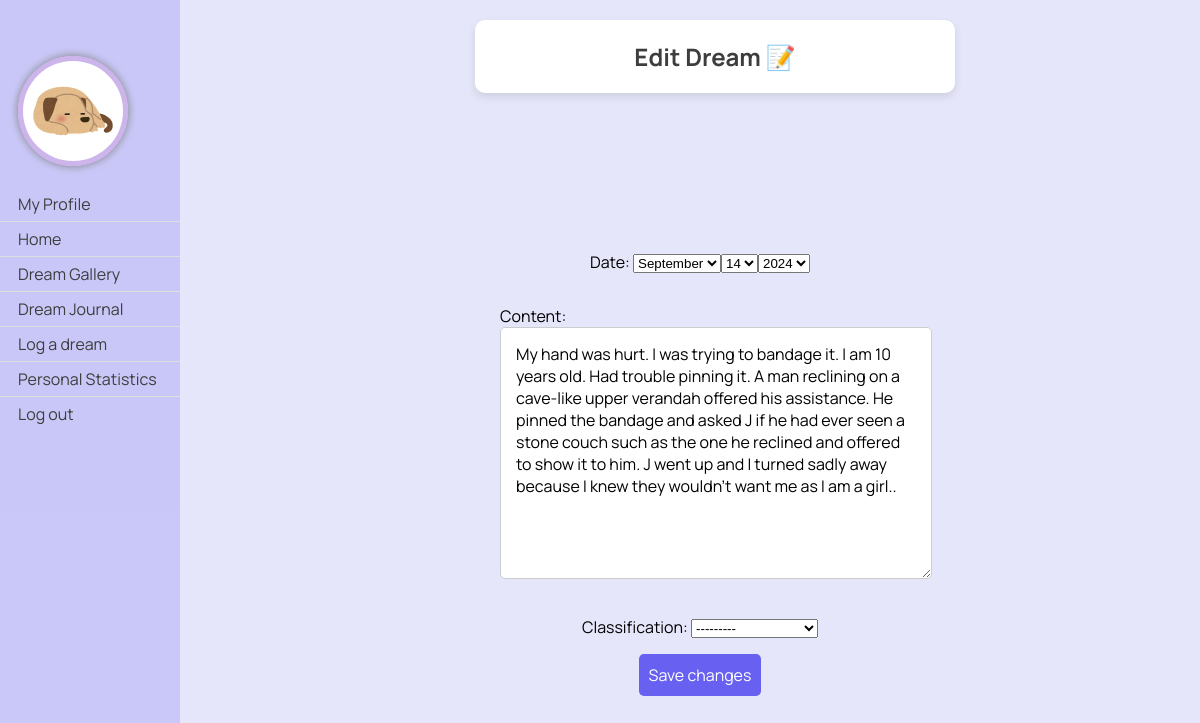
The app's page /dreams/edit_dream/329/ (signed in) with its own data.
### dreams/models.py (models this page shows, shortened)
class Profile(models.Model):
    user = models.OneToOneField(User, on_delete=models.CASCADE)
    avatar = models.CharField(max_length=100, choices=[
        ('1.jpg', 'Picture 1'),
        ('3.jpg', 'Picture 3'),
        ('4.jpg', 'Picture 4'),
        ('5.jpg', 'Picture 5'),
        ('6.jpg', 'Picture 6'),
        ('7.jpg', 'Picture 7'),
        ('8.jpg', 'Picture 8'),
        ('9.jpg', 'Picture 9'),
        ('10.jpg', 'Picture 10'),
        ('11.jpg', 'Picture 11'),
        ('12.jpg', 'Picture 12'),
        ('13.jpg', 'Picture 13'),
    ],
                              default='1.jpg')
    bio = models.TextField()

class Dream(models.Model):
    classification_options = [
        ('0', 'Nightmare'),
        ('1', 'Mundane Dream'),
        ('2', 'Lucid Dream'),
        ('3', 'Existential Dream'),
    ]
    user = models.ForeignKey(User, on_delete=models.CASCADE)
    date = models.DateField()
    time = models.TimeField(default=timezone.now)
    content = models.TextField()
    shared = models.BooleanField(default=False)
    anon = models.BooleanField(default=False)
    processed = models.BooleanField(default=False)
    is_favorite = models.BooleanField(default=False)
    keywords = models.JSONField(default=list, blank=True)
    classification = models.CharField(max_length=1, choices=classification_options, blank=True, null=True, default='')
    characters = models.JSONField(default=list, blank=True)
    places = models.JSONField(default=list, blank=True)
    emotion = models.CharField(max_length=20, blank=True)
    emotion_options = ['anger', 'apprehension', 'sadness', 'confusion', 'happiness', '']
    optional_titles = models.JSONField(default=list, blank=True)
    title = models.TextField(blank=True)
    User.add_to_class('is_new', models.BooleanField(default=True))

### dreams/views.py (the view)
# urls.py: path('edit_dream/<int:dream_id>/', views.edit_dream, name='edit_dream'),
@login_required
def edit_dream(request, dream_id):
    dream = get_object_or_404(Dream, id=dream_id)
    dream_bc = dream.content
    if request.method == 'POST':
        form = DreamForm(request.POST, instance=dream)
        if form.is_valid():
            dream_ac = form.cleaned_data['content']
            dream_date = form.cleaned_data['date']
            dream_time = form.cleaned_data.get('time', dream.time)
            if dream_date > date.today():
                form.add_error('date', 'The date cannot be in the future.')
            elif dream_date < date(1970, 1, 1):
                form.add_error('date', 'The date cannot be earlier than 1970.')
            if not form.errors:
                dream.date = dream_date
                dream.time = dream_time
                dream.classification = form.cleaned_data['classification']
                if dream_bc != dream_ac:
                    dream.content = dream_ac
                    dream.add_metadata()  # only generate metadata again if content was changed
                    remove_dream_from_collection(dream.id) #just try this again (delulu queen), if it doesnt work change back
                    add_dream_to_collection(dream.id, dream.content)
                dream.save()
                return redirect('dreams:dream_journal')
    else:
        form = DreamForm(instance=dream)
    return render(request, 'dreams/edit_dream.html', {'form': form})

### dreams/forms.py
class DreamForm(forms.ModelForm):
    current_day = date.today()
    current_year = current_day.year
    date = forms.DateField(label='Date', widget=forms.SelectDateWidget(years=range(1970, current_year+1)), required=False)
    class Meta:
        model = Dream
        fields = ['date', 'content', 'classification']

### dreams/templates/dreams/edit_dream.html (shortened to what this page needs)
{% load static %}
<!DOCTYPE html>
<html lang="en">
<head>
    <link rel="stylesheet" type="text/css" href="{% static 'css/styles.css' %}">
</head>
<body>
    <div class="sidenav">
        <a href="{% url 'dreams:profile' %}" class="profile-link">
            <img src="{% static 'pfps/'|add:user.profile.avatar %}"
                 style="width: 100px; height: 100px; border-radius: 50%; border: 5px solid #cdb4eb; box-shadow: 0 0 10px #808080;">
            <br></br>
            <span>My Profile</span>
        </a>
        <a href="/">Home</a>
        <a href="{% url 'dreams:gallery' %}">Dream Gallery</a>
        <a href="{% url 'dreams:dream_journal' %}">Dream Journal</a>
        <a href="{% url 'dreams:log_dream' %}">Log a dream</a>
        <a href="{% url 'dreams:personal_statistics' %}">Personal Statistics</a>
        <a href="{% url 'logout' %}">Log out</a>
    </div>
    <div class="header">
        <h2>Edit Dream 📝</h2>
    </div>
    <div class="container">
        <form class="form-container" method="post">
            {{ form.as_p }}
            <button type="submit">Save changes</button>
        </form>
    </div>
</body>
</html>

### static/css/styles.css (style rules this page uses)
body { font-family: 'Manrope', -apple-system, BlinkMacSystemFont, "Segoe UI", Roboto, Oxygen-Sans, Ubuntu, Cantarell, "Helvetica Neue", sans-serif; margin: 0; padding: 0; background-color: #E6E6FA; }
.button, button { font-family: 'Manrope', sans-serif; background-color: white; color: rgba(103, 96, 240); text-decoration: none; padding: 10px 20px; border: none; border-radius: 5px; font-size: 18px; cursor: pointer; width: 200px; height: 50px; display: inline-flex; align-items: center; justify-content: center; transition: background-color 0.3s, color 0.3s; }

### dreams/templates/dreams/edit_dream.html (style rules this page uses)
body, html { margin: 0; padding: 0; width: 100%; height: 100%; font-family: 'Manrope', -apple-system, BlinkMacSystemFont, "Segoe UI", Roboto, Oxygen-Sans, Ubuntu, Cantarell, "Helvetica Neue", sans-serif; display: flex; flex-direction: column; justify-content: space-between; align-items: center; }
.sidenav { height: 100%; width: 180px; position: fixed; z-index: 1; top: 0; left: 0; background-color: rgba(103, 96, 240, 0.224); overflow-x: hidden; padding-top: 50px; }
.sidenav a { padding: 6px 8px 6px 18px; text-decoration: none; font-size: 16px; color: #3D3D3D; display: block; border-bottom: 1px solid #ddd; }
.sidenav a:last-child { border-bottom: none; }
.container { display: flex; flex-direction: column; font-family: 'Manrope'; justify-content: center; align-items: center; width: calc(100% - 200px); height: calc(100vh - 150px); margin-left: 200px; z-index: 1; }
.header { background: #FFFFFF; border-radius: 10px; color: #3D3D3D; display: flex; flex-direction:column; align-items:center; box-shadow: 0 4px 8px rgba(0, 0, 0, 0.1); width: 40%; margin-left: 230px; margin-bottom: 40px; text-align: center; margin-top: 20px; }
.form-container { width: 100%; max-width: 400px; margin-bottom: 20px; display: flex; flex-direction: column; align-items: center; }
.form-container input[type="text"], .form-container textarea { width: 100%; padding: 15px; border: 1px solid #ccc; font-family: 'Manrope'; border-radius: 5px; font-size: 16px; }
.form-container button[type="submit"] { padding: 10px; border: none; border-radius: 5px; font-family: 'Manrope'; width: auto; height: auto; background-color: rgba(103, 96, 240); color: white; font-size: 16px; cursor: pointer; transition: background-color 0.3s; font: inherit; }

### records on screen
Dream: content "My hand was hurt. I was trying to bandage it. I am 10 years old. Had trouble pinning it. A man reclining on a cave-like upper verandah offered his assistance. He pinned the bandage and asked J if he had ever seen a stone couch such as the one he reclined and offered to show it to him. J went up and I turned sadly away because I knew they wouldn't want me as I am a girl..", classification "---------"
